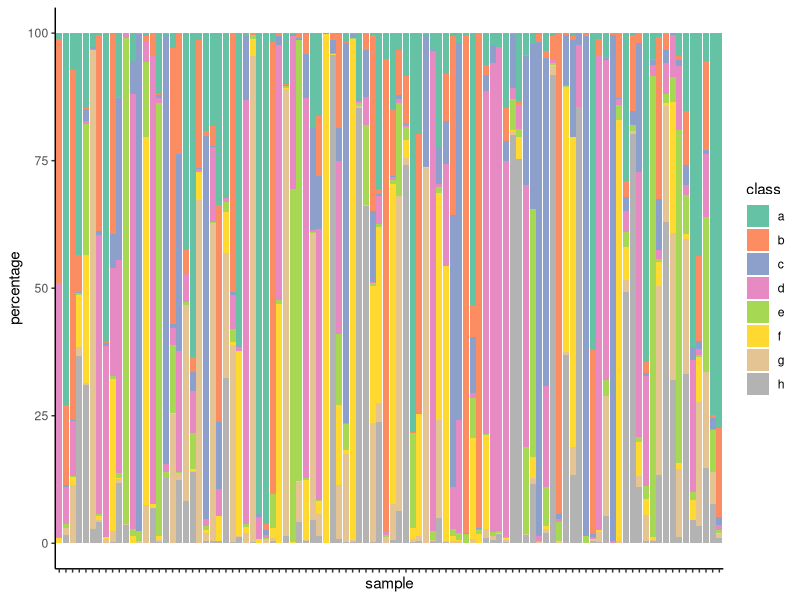
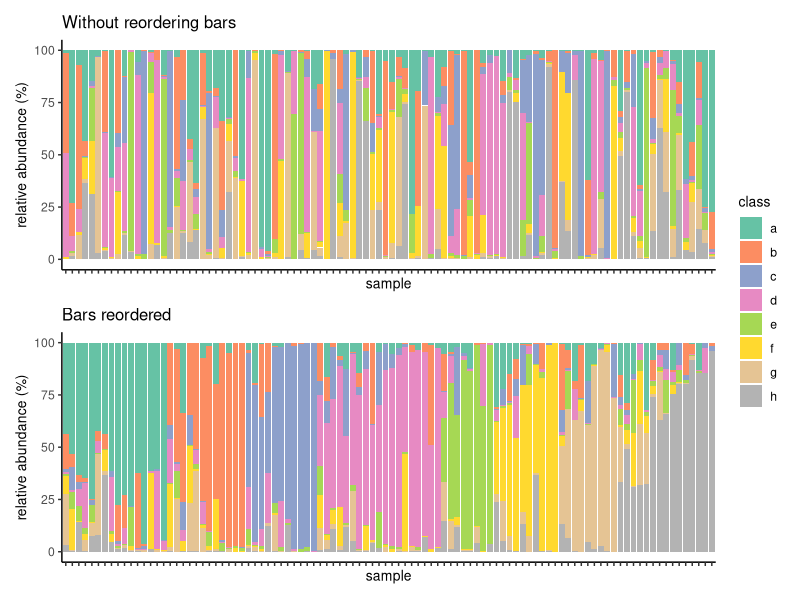
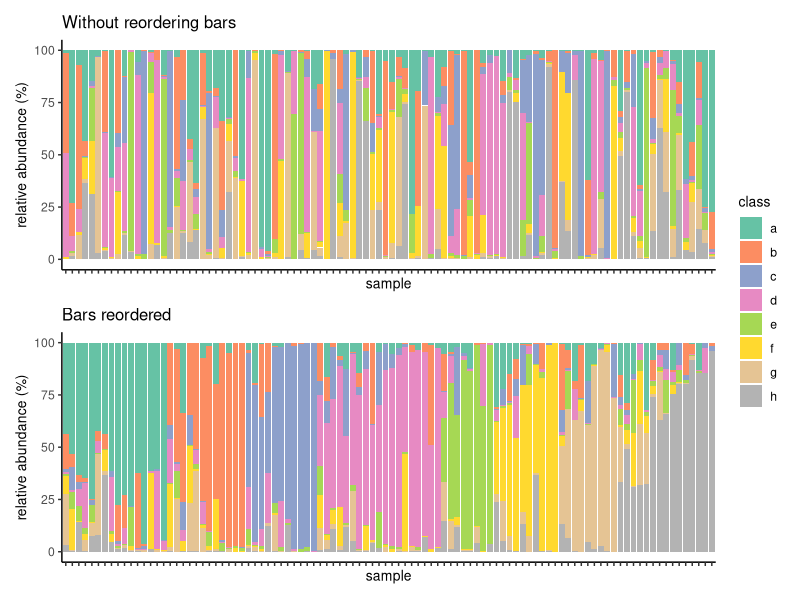
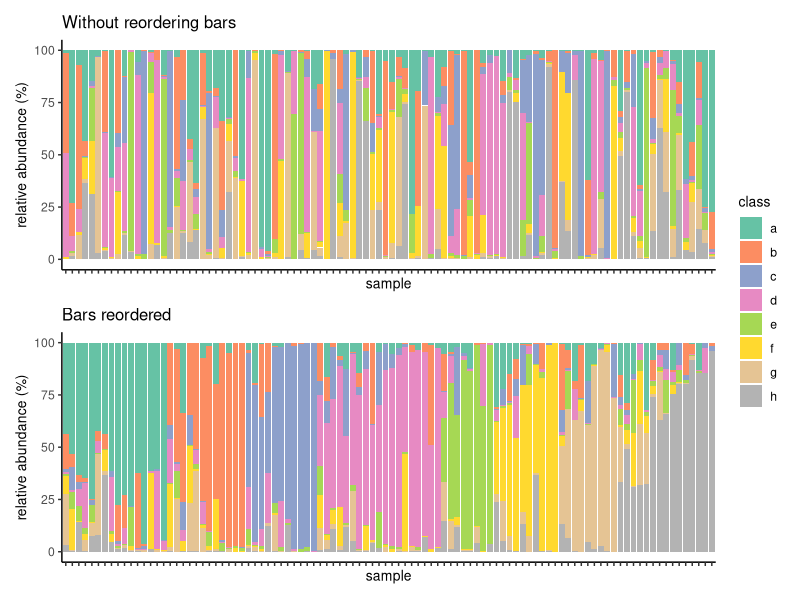

The R source for these figures, in order:
## ---- chunk 1
knitr::opts_chunk$set(echo = TRUE)
## ---- chunk 2
library(tidyverse)

library(patchwork) # Not actually required, for this discussion only 
library(RColorBrewer) # Only required for coloring the graphs 
## ---- chunk 3
set.seed(666)
## ---- chunk 4
generate_percentages <- function(N){
  random_N <- rlnorm(n = N, sdlog = 3)
  (random_N / sum(random_N)) * 100
} 

my_data <- replicate(100, generate_percentages(8)) %>% 
  as.data.frame() %>%
  cbind(class = letters[1:8]) %>% 
  pivot_longer(cols = !class, names_to = "sample", values_to = "percentage")

my_data
## ---- chunk 5
no_reorder <- my_data %>% 
  ggplot(aes(x = sample, y = percentage)) +
  geom_bar(stat = "identity", aes(fill = class)) +
  scale_fill_manual(values = brewer.pal(8, "Set2")) +
  theme_classic() +
  theme(axis.text.x = element_blank())

no_reorder
## ---- chunk 6
sample_grouping <- my_data %>% 
  group_by(sample) %>% 
  slice_max(order_by = percentage) %>% 
  select(class, sample) %>% 
  rename(peak_class = class)

sample_grouping
## ---- chunk 7
my_data_reordered <- my_data %>% 
  inner_join(sample_grouping, by = "sample") %>% 
  group_by(peak_class) %>% 
  mutate(rank = rank(percentage)) %>%  # rank samples at the level of each peak subtype
  mutate(sample = reorder(sample, -rank)) %>%   # this reorders samples
  ungroup()
  
head(my_data_reordered)
## ---- chunk 8
bars_reordered <- my_data_reordered %>% 
  ggplot(aes(x = sample, y = percentage)) +
  geom_bar(stat = "identity", aes(fill = class)) +
  scale_fill_manual(values = brewer.pal(8, "Set2")) +
  theme_classic() +
  theme(axis.text.x = element_blank(),
        strip.background = element_blank(),
        strip.text = element_blank(),
        panel.spacing.x = unit(0.1, "line")) 
## ---- chunk 9
wrap_plots(
  no_reorder +
    labs(title = "Without reordering bars"),
  bars_reordered +
    labs(title = "Bars reordered"), 
  guides = "collect",
  nrow = 2
) &
  labs(y = "relative abundance (%)") &
  theme(title = element_text(size = 10))

ggsave("../Results/Reorder_stacked_bars.svg", height = 4, width = 6, bg = "white")
ggsave("../Results/Reorder_stacked_bars.png", height = 4, width = 6, bg = "white")
